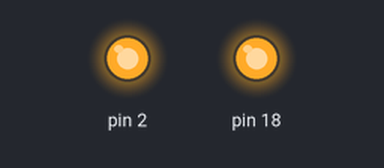
Simulated run of this program. Board: MicroPython board. On the bench: output pins drawn as LEDs (lit = HIGH). At 15.0 s the program stops and its outputs stay as they are.

Above: at 0.2 s.
At 4.7 s:
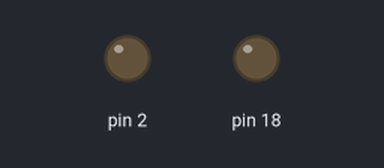
Timing chart, 0 to 6.9 s (numbered marks = the images above):
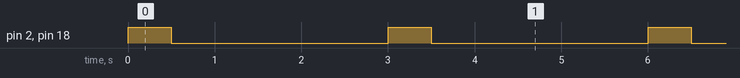

Measured:
- by itself, pin 2, pin 18: alternates HIGH for 0.50 s and LOW for 2.5 s

The program:

camera_driver.py
```python
from machine import Pin, I2C
import uasyncio
import time

class Camera():
    def __init__(self, pin = 18):
        self.cam = Pin(pin, Pin.OUT, value = False)
        self.cam.value(False)

    async def take_photo(self, waittime):
        self.cam.value(True)
        await uasyncio.sleep_ms(waittime)
        self.cam.value(False)

    def shutoff_cam(self):
        self.cam.value(True)

async def main():
    cam = Camera(18)
    led = Camera(2)
    for i in range(5):
        uasyncio.create_task(cam.take_photo(500))
        uasyncio.create_task(led.take_photo(500))
        await uasyncio.sleep_ms(3000)
    cam.shutoff_cam()
    led.shutoff_cam()

if __name__ == "__main__":
    uasyncio.run(main())
```
